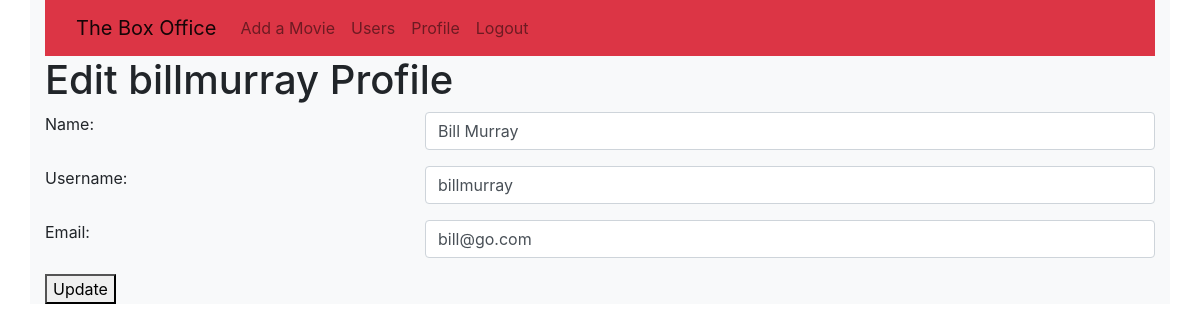
Page /user/edit (signed in) on the committed database.
### box_office_app/models.py (models this page shows)
class User(models.Model):
    name = models.CharField(max_length= 255)
    username = models.CharField(max_length= 255)
    email = models.EmailField(unique= True)
    password = models.CharField(max_length= 255)
    created_at = models.DateTimeField(auto_now_add= True)
    updated_at = models.DateTimeField(auto_now= True)
    objects = UserManager()

### box_office_app/views.py (the view)
# urls.py: path('user/edit', views.edit_user),
def edit_user(request):
    if 'user_id' not in request.session:
        return redirect('/')
    context = {
        'user': User.objects.get(id= request.session['user_id']),
    }
    return render(request, 'edit_profile.html', context)

### box_office_app/templates/edit_profile.html (shortened to what this page needs)
<!DOCTYPE html>
<html lang="en">
<head>
    <link rel="stylesheet" href="https://cdn.jsdelivr.net/npm/bootstrap@4.6.0/dist/css/bootstrap.min.css"
>
{% load static %}
<link rel="stylesheet" href="{% static 'css/show_profile.css' %}">
</head>
<body>
    <div class="container bg-light">
        <nav class="navbar navbar-expand-lg navbar-light bg-danger">
            <div class="container-fluid">
                <a class="navbar-brand" href="/dashboard">The Box Office</a>
                <div class="collapse navbar-collapse" id="navbarNav">
                    <ul class="navbar-nav">
                        <li class="nav-item">
                            <a class="nav-link" href="/movie/add">Add a Movie</a>
                        </li>
                        <li class="nav-item">
                            <a class="nav-link" href="/user/all">Users</a>
                        </li>
                        <li class="nav-item">
                            <a class="nav-link" href="/user/{{ user.id }}">Profile</a>
                        </li>
                        <li class="nav-item">
                            <a class="nav-link" href="/logout">Logout</a>
                        </li>
                    </ul>
                </div>
            </div>
        </nav>
    <h1>Edit {{ user.username}} Profile</h1>
    <form action="/user/update" method="POST">
        <div class="form-group row">
            <div class="col-4">
                <label for="name">Name:</label>
            </div>
            <div class="col-8">
                <input name="name" type="text" value="{{ user.name }}" class="form-control">
            </div>
        </div>
        <div class="form-group row">
            <div class="col-4">
                <label for="username">Username:</label>
            </div>
            <div class="col-8">
                <input name="username" type="text" value="{{ user.username }}" class="form-control">
            </div>
        </div>
        <div class="form-group row">
            <div class="col-4">
                <label for="email">Email:</label>
            </div>
            <div class="col-8">
                <input name="email" type="email" value="{{ user.email }}" class="form-control">
            </div>
        </div>
        <button type="submit">Update</button>
    </form>
</body>
</html>

### box_office_app/static/css/show_profile.css (style rules this page uses)
ul { list-style-type: none; }

### rows in the picture
User: username "billmurray", name "Bill Murray", email "bill@go.com"
